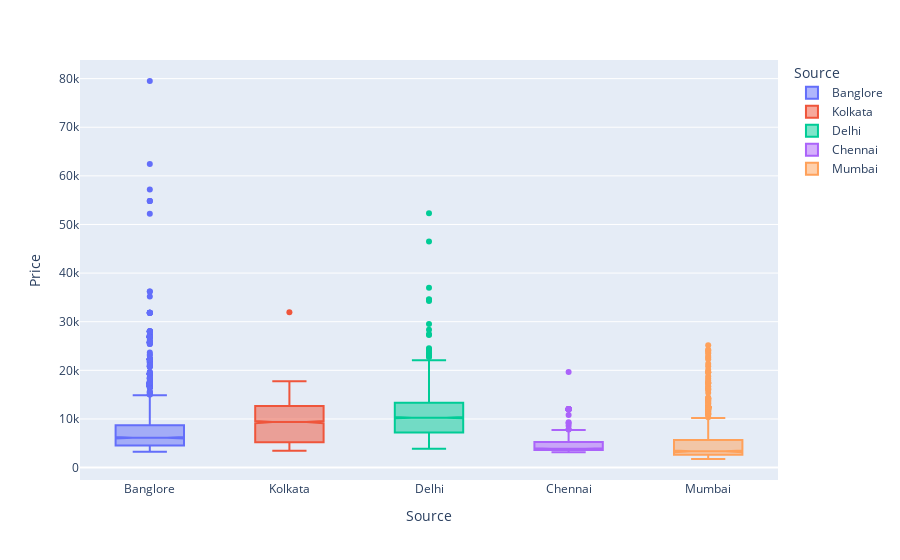

Notebook cell for this chart:
### Code cell
fig = px.box(training_set, x="Source", y="Price", color="Source", notched=True)
fig.show()

### Figure 1 — Plotly figure (JSON) as saved in the notebook; plotly's stock layout.template omitted (floating-point values rounded to 4 significant figures; data arrays with more than 128 entries replaced by an {"elided": "..."} marker saying what was removed)
{"data": [{"alignmentgroup": "True", "hovertemplate": "Source=%{x}<br>Price=%{y}<extra></extra>", "legendgroup": "Banglore", "marker": {"color": "#636efa"}, "name": "Banglore", "notched": true, "offsetgroup": "Banglore", "orientation": "v", "showlegend": true, "type": "box", "x": {"elided": "2197 str values"}, "x0": " ", "xaxis": "x", "y": {"elided": "2197 int values"}, "y0": " ", "yaxis": "y"}, {"alignmentgroup": "True", "hovertemplate": "Source=%{x}<br>Price=%{y}<extra></extra>", "legendgroup": "Kolkata", "marker": {"color": "#EF553B"}, "name": "Kolkata", "notched": true, "offsetgroup": "Kolkata", "orientation": "v", "showlegend": true, "type": "box", "x": {"elided": "2871 str values"}, "x0": " ", "xaxis": "x", "y": {"elided": "2871 int values"}, "y0": " ", "yaxis": "y"}, {"alignmentgroup": "True", "hovertemplate": "Source=%{x}<br>Price=%{y}<extra></extra>", "legendgroup": "Delhi", "marker": {"color": "#00cc96"}, "name": "Delhi", "notched": true, "offsetgroup": "Delhi", "orientation": "v", "showlegend": true, "type": "box", "x": {"elided": "4536 str values"}, "x0": " ", "xaxis": "x", "y": {"elided": "4536 int values"}, "y0": " ", "yaxis": "y"}, {"alignmentgroup": "True", "hovertemplate": "Source=%{x}<br>Price=%{y}<extra></extra>", "legendgroup": "Chennai", "marker": {"color": "#ab63fa"}, "name": "Chennai", "notched": true, "offsetgroup": "Chennai", "orientation": "v", "showlegend": true, "type": "box", "x": {"elided": "381 str values"}, "x0": " ", "xaxis": "x", "y": {"elided": "381 int values"}, "y0": " ", "yaxis": "y"}, {"alignmentgroup": "True", "hovertemplate": "Source=%{x}<br>Price=%{y}<extra></extra>", "legendgroup": "Mumbai", "marker": {"color": "#FFA15A"}, "name": "Mumbai", "notched": true, "offsetgroup": "Mumbai", "orientation": "v", "showlegend": true, "type": "box", "x": {"elided": "697 str values"}, "x0": " ", "xaxis": "x", "y": {"elided": "697 int values"}, "y0": " ", "yaxis": "y"}], "layout": {"boxmode": "overlay", "legend": {"title": {"text": "Source"}, "tracegroupgap": 0}, "margin": {"t": 60}, "xaxis": {"anchor": "y", "categoryarray": ["Banglore", "Kolkata", "Delhi", "Chennai", "Mumbai"], "categoryorder": "array", "domain": [0.0, 1.0], "title": {"text": "Source"}}, "yaxis": {"anchor": "x", "domain": [0.0, 1.0], "title": {"text": "Price"}}}}
